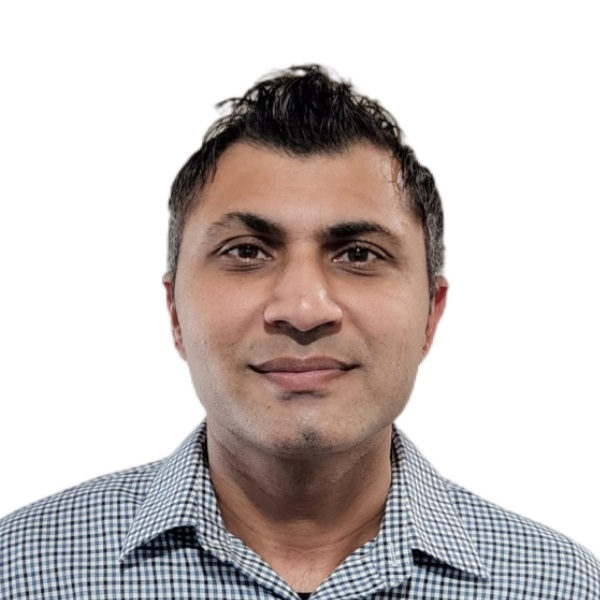
#> input picture photo.jpg, 600 x 600 px
$ python Passport.py
#> lines starting #> are read from the running program, lines starting #| are printed output that depends on the picture
from PIL import Image

# Open the individual photo
original_photo = Image.open("photo.jpg")
#> original_photo is the input picture: PIL image 600x600 RGB; mean R, G, B 203.4, 195.3, 193.3

# Define the desired size for the final image (4x6 inches at 300 DPI)
final_width = 1200  # 4 inches * 300 DPI
final_height = 1800  # 6 inches * 300 DPI

# Calculate the size for each individual photo, maintaining the aspect ratio
aspect_ratio = original_photo.width / original_photo.height
#> aspect_ratio = 1

if aspect_ratio > 1:
    # Landscape orientation
    photo_height = final_height // 2
    photo_width = int(photo_height * aspect_ratio)
else:
    # Portrait orientation
    photo_width = final_width // 2
    photo_height = int(photo_width / aspect_ratio)
#> photo_height = 600

# Resize the original photo
resized_photo = original_photo.resize((photo_width, photo_height))

# Create a new blank image with white background
final_image = Image.new("RGB", (final_width, final_height), (255, 255, 255))
#> final_image: PIL image 1200x1800 RGB; every value is 255

# Calculate positions to paste the resized photos
x_offset = (final_width // 2 - photo_width) // 2
y_offset = (final_height // 2 - photo_height) // 2
#> y_offset = 150

# Paste the resized photos onto the final image
final_image.paste(resized_photo, (x_offset, y_offset))
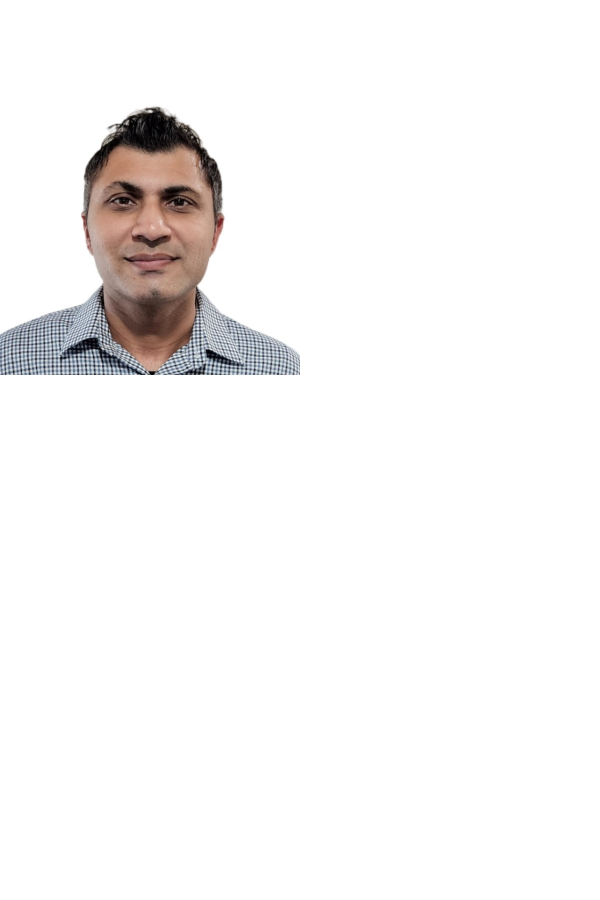
#> final_image: PIL image 1200x1800 RGB (shown at 1/2 size); mean R, G, B 246.4, 245, 244.7
final_image.paste(resized_photo, (x_offset + final_width // 2, y_offset))
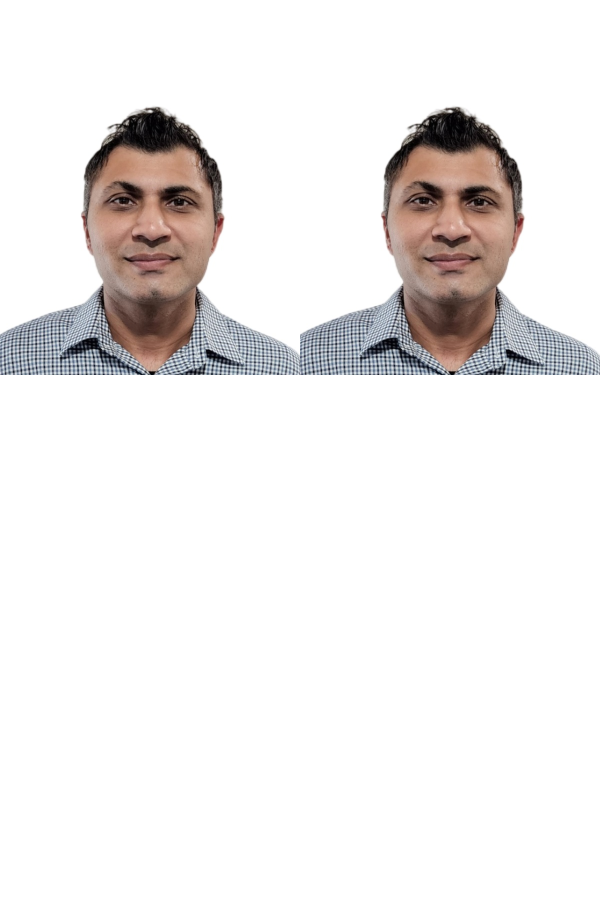
#> final_image: PIL image 1200x1800 RGB (shown at 1/2 size); mean R, G, B 237.8, 235.1, 234.4
final_image.paste(resized_photo, (x_offset, y_offset + final_height // 2))
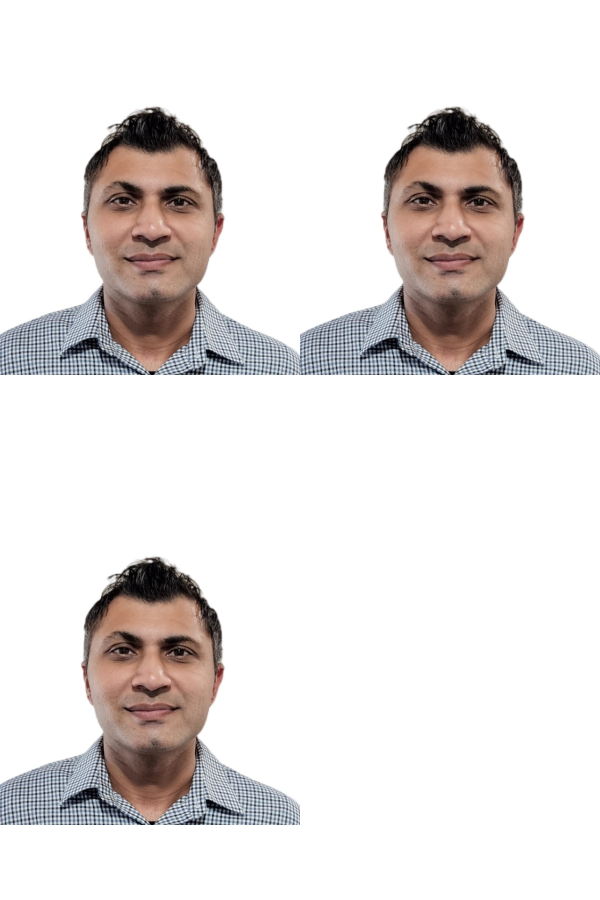
#> final_image: PIL image 1200x1800 RGB (shown at 1/2 size); mean R, G, B 229.2, 225.1, 224.2
final_image.paste(resized_photo, (x_offset + final_width // 2, y_offset + final_height // 2))
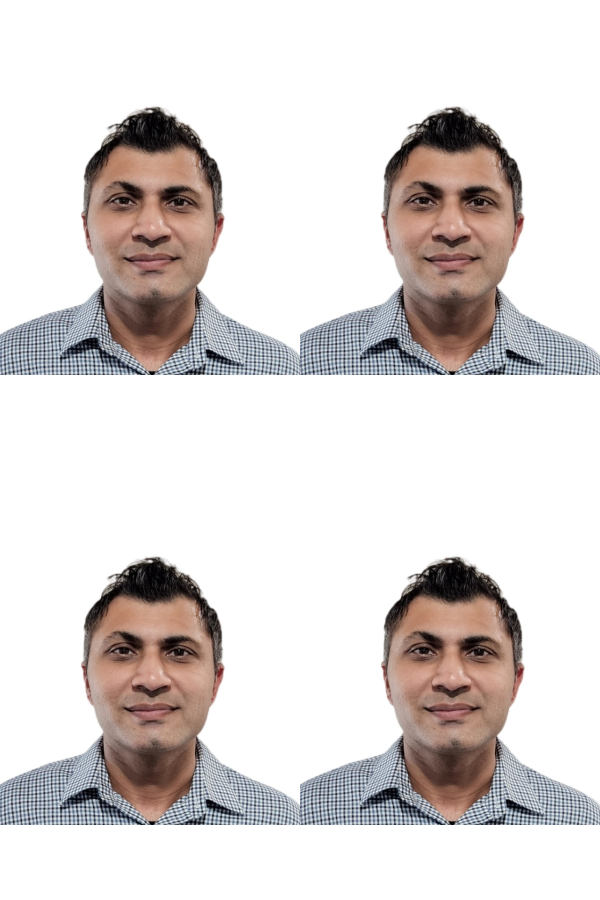
#> final_image: PIL image 1200x1800 RGB (shown at 1/2 size); mean R, G, B 220.6, 215.2, 213.9

# Save the final image
final_image.save("4x6_fixed_print.jpg")
